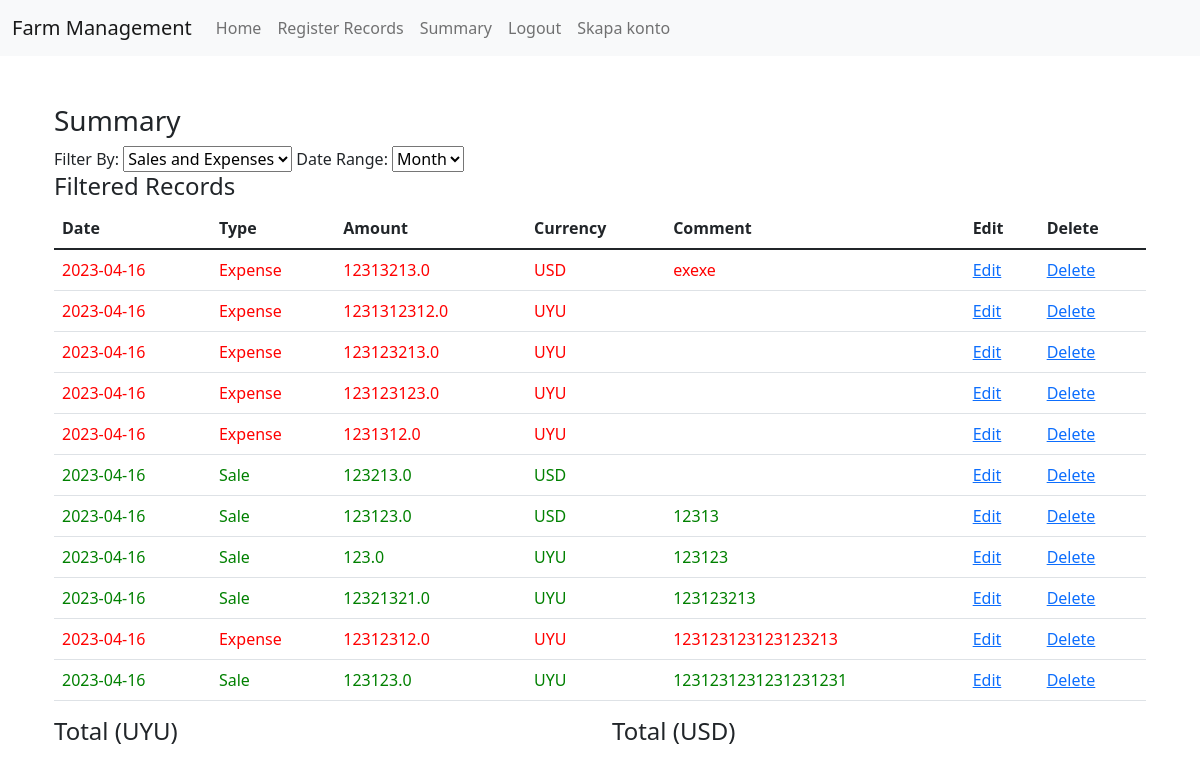
The page /summary (signed in) on the database its author committed.
### app.py (models this page shows)
class Transaction(db.Model):
    id = db.Column(db.Integer, primary_key=True)
    user_id = db.Column(db.Integer, db.ForeignKey('user.id'), nullable=False)
    date_time = db.Column(db.DateTime, nullable=False, default=datetime.utcnow)
    amount = db.Column(db.Float, nullable=False)
    currency = db.Column(db.String(3), nullable=False)
    comment = db.Column(db.String(200))
    transaction_type = db.Column(db.String(10), nullable=False)
    user = db.relationship("User", back_populates="transactions")

### app.py (the view)
@app.route('/summary', methods=['GET', 'POST'])
@login_required
def summary():
    filter_form = SummaryFilterForm()
    filter_by = 'both'
    date_range = 'month'
    if filter_form.validate_on_submit():
        filter_by = filter_form.filter_by.data
        date_range = filter_form.date_range.data
    if date_range == 'month':
        start_date = datetime.utcnow().replace(day=1)
    elif date_range == 'year':
        start_date = datetime.utcnow().replace(month=1, day=1)
    end_date = datetime.utcnow()
    if filter_by == 'both':
        records = Transaction.query.filter_by(user_id=current_user.id).filter(Transaction.date_time.between(start_date, end_date)).order_by(Transaction.date_time.desc()).all()
    else:
        records = Transaction.query.filter_by(user_id=current_user.id, transaction_type=filter_by).filter(Transaction.date_time.between(start_date, end_date)).order_by(Transaction.date_time.desc()).all()
    return render_template('summary.html', filter_form=filter_form, records=records)

### app.py
class SummaryFilterForm(FlaskForm):
    filter_by = SelectField('Filter By', choices=[('both', 'Sales and Expenses'), ('sale', 'Sales'), ('expense', 'Expenses')], default='both')
    date_range = SelectField('Date Range', choices=[('month', 'Month'), ('year', 'Year')], default='month')

### app.py (called while the page is built)
@login_manager.user_loader
def load_user(user_id):
    return User.query.get(int(user_id))

### templates/summary.html (shortened to what this page needs)
{% extends 'base.html' %}
{% block content %}
<div class="container">
    <div class="row">
        <div class="col-md-12">
            <h3>Summary</h3>
            <form method="POST" enctype="multipart/form-data">
                {{ filter_form.filter_by.label }}: {{ filter_form.filter_by }}
                {{ filter_form.date_range.label }}: {{ filter_form.date_range }}
            </form>
        </div>
    </div>
    <div class="row">
        <div class="col-md-12">
            <h4>Filtered Records</h4>
            <table class="table">
                <thead>
                    <tr>
                        <th>Date</th>
                        <th>Type</th>
                        <th>Amount</th>
                        <th>Currency</th>
                        <th>Comment</th>
                        <th>Edit</th>
                        <th>Delete</th>
                    </tr>
                </thead>
                <tbody>
                    {% for record in records %}
                    {% if record.transaction_type == 'sale' %}
                    <tr class="sale-row">
                    {% else %}
                    <tr class="expense-row">
                    {% endif %}
                        <td>{{ record.date_time.date() }}</td>
                        <td>{% if record.transaction_type == 'sale' %}Sale{% else %}Expense{% endif %}</td>
                        <td>{{ record.amount }}</td>
                        <td>{{ record.currency }}</td>
                        <td>{{ record.comment }}</td>
                        <td>
                            {% if record.transaction_type == 'sale' %}
                            <a href="{{ url_for('edit_sale', transaction_id=record.id, next='summary', filter_by=filter_form.filter_by.data, date_range=filter_form.date_range.data) }}">Edit</a>
                            {% else %}
                            <a href="{{ url_for('edit_expense', transaction_id=record.id, next='summary', filter_by=filter_form.filter_by.data, date_range=filter_form.date_range.data) }}">Edit</a>
                            {% endif %}
                        </td>
                        <td>
                            {% if record.transaction_type == 'sale' %}
                            <a href="{{ url_for('delete_sale', transaction_id=record.id, next='summary', filter_by=filter_form.filter_by.data, date_range=filter_form.date_range.data) }}">Delete</a>
                            {% else %}
                            <a href="{{ url_for('delete_expense', transaction_id=record.id, next='summary', filter_by=filter_form.filter_by.data, date_range=filter_form.date_range.data) }}">Delete</a>
                            {% endif %}
                        </td>
                    </tr>
                    {% endfor %}
                </tbody>
            </table>
        </div>
    </div>
    <div class="row">
        <div class="col-md-6">
            <h4>Total (UYU)</h4>
        </div>
        <div class="col-md-6">
            <h4>Total (USD)</h4>
        </div>
    </div>
</div>
{% endblock %}

### templates/base.html (shortened to what this page needs)
<!doctype html>
<html lang="en">
<head>
  <link href="https://cdn.jsdelivr.net/npm/bootstrap@5.1.3/dist/css/bootstrap.min.css" rel="stylesheet">
</head>
<body>
  {% block navbar %}
  <nav class="navbar navbar-expand-lg navbar-light bg-light">
    <div class="container-fluid">
      <a class="navbar-brand" href="{{ url_for('home') }}">Farm Management</a>
      <div class="collapse navbar-collapse" id="navbarNav">
        <ul class="navbar-nav">
          <li class="nav-item">
            <a class="nav-link" href="{{ url_for('home') }}">Home</a>
          </li>
          <li class="nav-item">
            <a class="nav-link" href="{{ url_for('register_section') }}">Register Records</a>
          </li>
          <li class="nav-item">
            <a class="nav-link" href="{{ url_for('summary') }}">Summary</a>
        </li>
          <li class="nav-item">
            <a class="nav-link" href="{{ url_for('logout') }}">Logout</a>
          </li>
          <li class="nav-item">
            <a class="nav-link" href="{{ url_for('konto') }}">Skapa konto</a>
          </li>
        </ul>
      </div>
    </div>
  </nav>
  {% endblock %}
  <div class="container mt-5">
    {% block content %}
    {% endblock %}
  </div>
</body>
</html>

### templates/base.html (style rules this page uses)
.sale-row { color: green; }
.expense-row { color: red; }

### rows shown on the page
Transaction: date_time "2023-04-16", transaction_type "Expense", amount "12313213.0", currency "USD", comment "exexe"
Transaction: date_time "2023-04-16", transaction_type "Expense", amount "1231312312.0", currency "UYU"
Transaction: date_time "2023-04-16", transaction_type "Expense", amount "123123213.0", currency "UYU"
Transaction: date_time "2023-04-16", transaction_type "Expense", amount "123123123.0", currency "UYU"
Transaction: date_time "2023-04-16", transaction_type "Expense", amount "1231312.0", currency "UYU"
Transaction: date_time "2023-04-16", transaction_type "Sale", amount "123213.0", currency "USD"
Transaction: date_time "2023-04-16", transaction_type "Sale", amount "123123.0", currency "USD", comment "12313"
Transaction: date_time "2023-04-16", transaction_type "Sale", amount "123.0", currency "UYU", comment "123123"
Transaction: date_time "2023-04-16", transaction_type "Sale", amount "12321321.0", currency "UYU", comment "123123213"
Transaction: date_time "2023-04-16", transaction_type "Expense", amount "12312312.0", currency "UYU", comment "123123123123123213"
Transaction: date_time "2023-04-16", transaction_type "Sale", amount "123123.0", currency "UYU", comment "1231231231231231231"

### other values the page prints
{{ filter_form.filter_by.label }} "Filter By"
{{ filter_form.date_range.label }} "Date Range"
